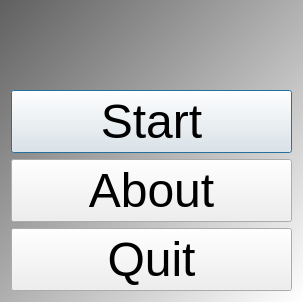
<?xml version="1.0" encoding="UTF-8"?>
<ui version="4.0">
 <class>QtCreateQtProjectZipFileMenuDialog</class>
 <widget class="QDialog" name="QtCreateQtProjectZipFileMenuDialog">
  <property name="geometry">
   <rect>
    <x>0</x>
    <y>0</y>
    <width>303</width>
    <height>203</height>
   </rect>
  </property>
  <property name="font">
   <font>
    <pointsize>36</pointsize>
   </font>
  </property>
  <property name="windowTitle">
   <string>CreateQtProjectZipFile</string>
  </property>
  <property name="windowIcon">
   <iconset resource="ToolCreateQtProjectZipFile.qrc">
    <normaloff>:/images/R.png</normaloff>:/images/R.png</iconset>
  </property>
  <property name="styleSheet">
   <string notr="true">QDialog { 
background-color: qlineargradient(x1: 0, y1: 0, x2: 1, y2: 1, stop: 0  #606060, stop: 1 #ffffff);
}

QPushButton { font: 32px, &quot;Courier&quot; }</string>
  </property>
  <layout class="QVBoxLayout" name="verticalLayout">
   <item>
    <widget class="QWidget" name="widget" native="true">
     <layout class="QHBoxLayout" name="horizontalLayout">
      <item>
       <spacer name="horizontalSpacer">
        <property name="orientation">
         <enum>Qt::Horizontal</enum>
        </property>
        <property name="sizeHint" stdset="0">
         <size>
          <width>40</width>
          <height>20</height>
         </size>
        </property>
       </spacer>
      </item>
      <item>
       <widget class="QLabel" name="label_qt">
        <property name="text">
         <string/>
        </property>
        <property name="pixmap">
         <pixmap resource="ToolCreateQtProjectZipFile.qrc">:/images/PicQtCreator14x14.png</pixmap>
        </property>
        <property name="scaledContents">
         <bool>false</bool>
        </property>
       </widget>
      </item>
      <item>
       <widget class="QLabel" name="label_to">
        <property name="text">
         <string/>
        </property>
        <property name="pixmap">
         <pixmap resource="ToolCreateQtProjectZipFile.qrc">:/images/PicTo14x14.png</pixmap>
        </property>
       </widget>
      </item>
      <item>
       <widget class="QLabel" name="label_zip">
        <property name="text">
         <string/>
        </property>
        <property name="pixmap">
         <pixmap resource="ToolCreateQtProjectZipFile.qrc">:/images/PicZip14x14.png</pixmap>
        </property>
       </widget>
      </item>
      <item>
       <spacer name="horizontalSpacer_2">
        <property name="orientation">
         <enum>Qt::Horizontal</enum>
        </property>
        <property name="sizeHint" stdset="0">
         <size>
          <width>40</width>
          <height>20</height>
         </size>
        </property>
       </spacer>
      </item>
     </layout>
    </widget>
   </item>
   <item>
    <widget class="QPushButton" name="button_start">
     <property name="text">
      <string>Start</string>
     </property>
    </widget>
   </item>
   <item>
    <widget class="QPushButton" name="button_about">
     <property name="text">
      <string>About</string>
     </property>
    </widget>
   </item>
   <item>
    <widget class="QPushButton" name="button_quit">
     <property name="text">
      <string>Quit</string>
     </property>
    </widget>
   </item>
  </layout>
 </widget>
 <resources>
  <include location="ToolCreateQtProjectZipFile.qrc"/>
 </resources>
 <connections/>
</ui>
